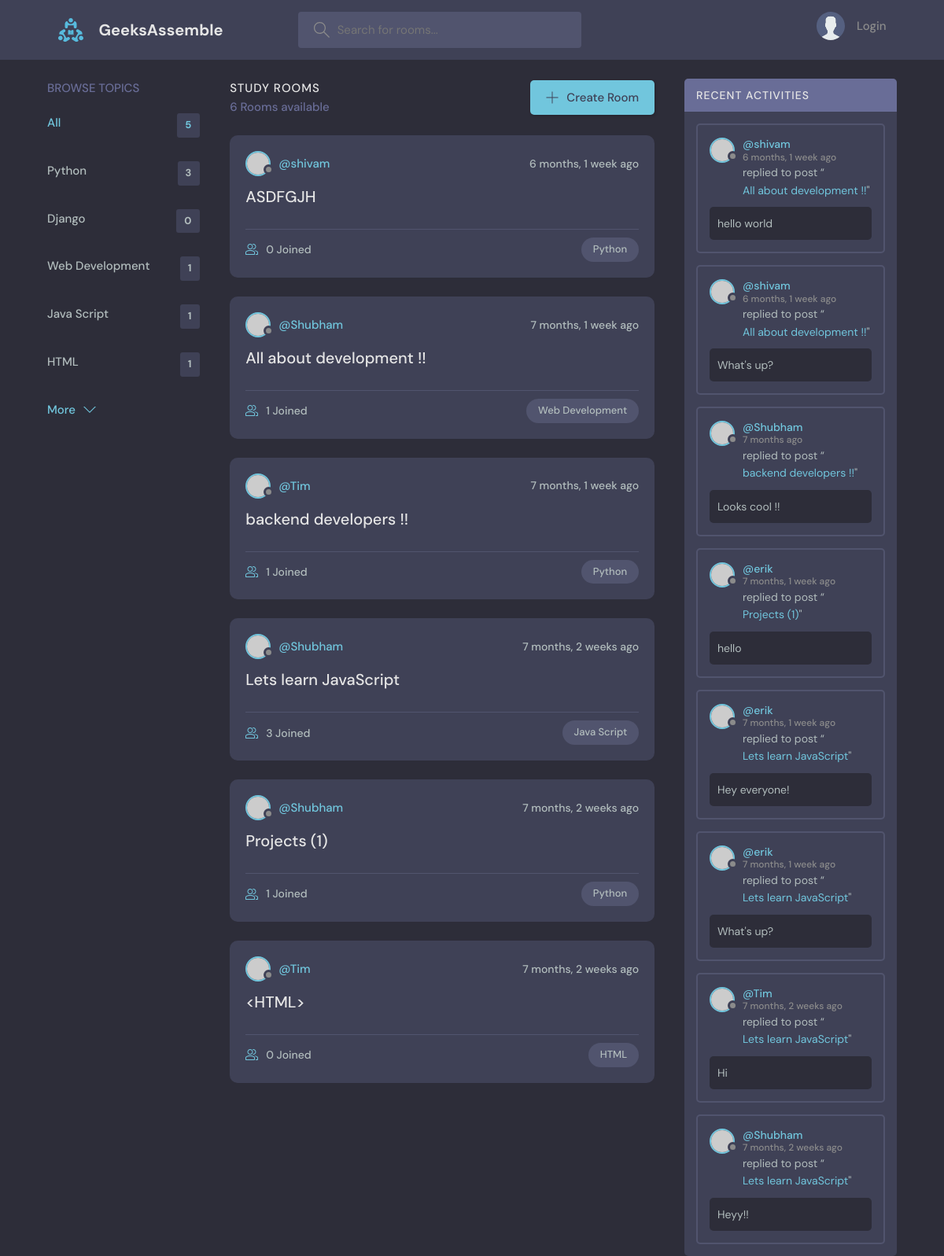
The page / on the database its author committed.
### base/models.py (models this page shows, shortened)
class Topic(models.Model):
    name = models.CharField(max_length=200)

class Room(models.Model):
    host = models.ForeignKey(User, on_delete=models.SET_NULL, null=True)
    topic =models.ForeignKey(Topic, on_delete=models.SET_NULL, null=True)
    name = models.CharField(max_length=200)
    description = models.TextField(null=True, blank=True)
    participants = models.ManyToManyField(User, related_name='participants', blank= True )
    updated = models.DateTimeField(auto_now=True)
    created = models.DateTimeField(auto_now_add=True)
    class Meta:
        ordering = ['-updated', '-created']
    def __str__(self):
        return self.name

class Message(models.Model):
    user = models.ForeignKey(User, on_delete=models.CASCADE)
    room = models.ForeignKey(Room, on_delete=models.CASCADE)
    body = models.TextField()
    updated = models.DateTimeField(auto_now=True)
    created = models.DateTimeField(auto_now_add=True)
    class Meta:
        ordering = ['-updated', '-created']

### base/views.py (the view)
# urls.py: path('', views.home, name="home"),
def home(request):
    q = request.GET.get('q') if request.GET.get('q') != None else ''
    rooms = Room.objects.filter(
        Q(topic__name__icontains=q)  |
        Q(name__icontains=q)  |
        Q(description__icontains=q)
        )
    topics = Topic.objects.all()[0:5]
    room_count = rooms.count()
    room_messages = Message.objects.filter(Q(room__topic__name__icontains=q))
    context = {'rooms':rooms,'topics':topics, 'room_count': room_count, 'room_messages': room_messages}
    return render(request, 'base/home.html', context )

### base/templates/base/home.html (shortened to what this page needs)
{% extends 'main.html' %}
{% block content %}
    {% include 'base/topics_component.html' %}
    <div class="roomList">
      <div class="roomList__header">
        <div>
          <h2>Study Rooms</h2>
          <p>{{room_count}} Rooms available</p>
        </div>
        <a class="btn btn--main" href="{% url 'create-room' %}">
          <svg version="1.1" xmlns="http://www.w3.org/2000/svg" width="32" height="32" viewBox="0 0 32 32">
            <title>add</title>
            <path
              d="M16.943 0.943h-1.885v14.115h-14.115v1.885h14.115v14.115h1.885v-14.115h14.115v-1.885h-14.115v-14.115z">
            </path>
          </svg>
          Create Room
        </a>
      </div>
      {% include 'base/feed_component.html' %}
    </div>
    {% include 'base/activity_component.html' %}
{% endblock %}

### base/templates/base/topics_component.html
<div class="topics">
    <div class="topics__header">
      <h2>Browse Topics</h2>
    </div>
    <ul class="topics__list">
      <li>
        <a href="{% url 'home' %}" class="active">All <span>{{topics.count}}</span></a>
      </li>
      {% for topic in topics %}
      <li>
        <a href="{% url 'home' %}?q={{topic.name}}">{{topic.name}}<span>{{topic.room_set.all.count}}</span></a>
      </li>
      {% endfor %}
    </ul>
    <a class="btn btn--link" href="{% url 'topics' %}">
      More
      <svg version="1.1" xmlns="http://www.w3.org/2000/svg" width="32" height="32" viewBox="0 0 32 32">
        <title>chevron-down</title>
        <path d="M16 21l-13-13h-3l16 16 16-16h-3l-13 13z"></path>
      </svg>
    </a>
</div>

### base/templates/base/feed_component.html (shortened to what this page needs)
{% for room in rooms %}
<div class="roomListRoom">
    <div class="roomListRoom__header">
      <a href="{% url 'user-profile' room.host.id %}" class="roomListRoom__author">
        <div class="avatar avatar--small">
          <img src="https://randomuser.me/api/portraits/women/11.jpg" />
        </div>
        <span>@{{room.host.username}}</span>
      </a>
      <div class="roomListRoom__actions">
        <span>{{room.created|timesince}} ago</span>
      </div>
    </div>
    <div class="roomListRoom__content">
      <a href="{% url 'room' room.id %}">{{room.name}}</a>
    </div>
    <div class="roomListRoom__meta">
      <a href="{% url 'room' room.id %}" class="roomListRoom__joined">
        {{room.participants.all.count}} Joined
      </a>
      <p class="roomListRoom__topic">{{room.topic.name}}</p>
    </div>
</div>
{% endfor %}

### base/templates/base/activity_component.html (shortened to what this page needs)
<div class="activities">
    <div class="activities__header">
      <h2>Recent Activities</h2>
    </div>
    {% for message in room_messages %}
    <div class="activities__box">
        <div class="activities__boxHeader roomListRoom__header">
        <a href="{% url 'user-profile' message.user.id %}" class="roomListRoom__author">
            <div class="avatar avatar--small">
            <img src="https://randomuser.me/api/portraits/women/11.jpg" />
            </div>
            <p>
                @{{message.user}}
                <span>{{message.created|timesince}} ago</span>
            </p>
        </a>
        </div>
      <div class="activities__boxContent">
        <p>replied to post “<a href="{%  url 'room' message.room.id %}">{{message.room}}</a>"</p>
        <div class="activities__boxRoomContent">
            {{message.body}}
        </div>
      </div>
    </div>
    {% endfor %}
</div>

### rows shown on the page
Topic: name "Python", room_set.all.count "3"
Topic: name "Django", room_set.all.count "0"
Topic: name "Web Development", room_set.all.count "1"
Topic: name "Java Script", room_set.all.count "1"
Topic: name "HTML", room_set.all.count "1"
Room: host.username "shivam", created "6 months, 1 week", name "ASDFGJH", participants.all.count "0", topic.name "Python"
Room: host.username "Shubham", created "7 months, 1 week", name "All about development !!", participants.all.count "1", topic.name "Web Development"
Room: host.username "Tim", created "7 months, 1 week", name "backend developers !!", participants.all.count "1", topic.name "Python"
Room: host.username "Shubham", created "7 months, 2 weeks", name "Lets learn JavaScript", participants.all.count "3", topic.name "Java Script"
Room: host.username "Shubham", created "7 months, 2 weeks", name "Projects (1)", participants.all.count "1", topic.name "Python"
Room: host.username "Tim", created "7 months, 2 weeks", name "<HTML>", participants.all.count "0", topic.name "HTML"
Message: user "shivam", created "6 months, 1 week", room "All about development !!", body "hello world"
Message: user "shivam", created "6 months, 1 week", room "All about development !!", body "What's up?"
Message: user "Shubham", created "7 months", room "backend developers !!", body "Looks cool !!"
Message: user "erik", created "7 months, 1 week", room "Projects (1)", body "hello"
Message: user "erik", created "7 months, 1 week", room "Lets learn JavaScript", body "Hey everyone!"
Message: user "erik", created "7 months, 1 week", room "Lets learn JavaScript", body "What's up?"
Message: user "Tim", created "7 months, 2 weeks", room "Lets learn JavaScript", body "Hi"
Message: user "Shubham", created "7 months, 2 weeks", room "Lets learn JavaScript", body "Heyy!!"

### other values the page prints
{{ topics.count }} "5"
{{ room_count }} "6"
